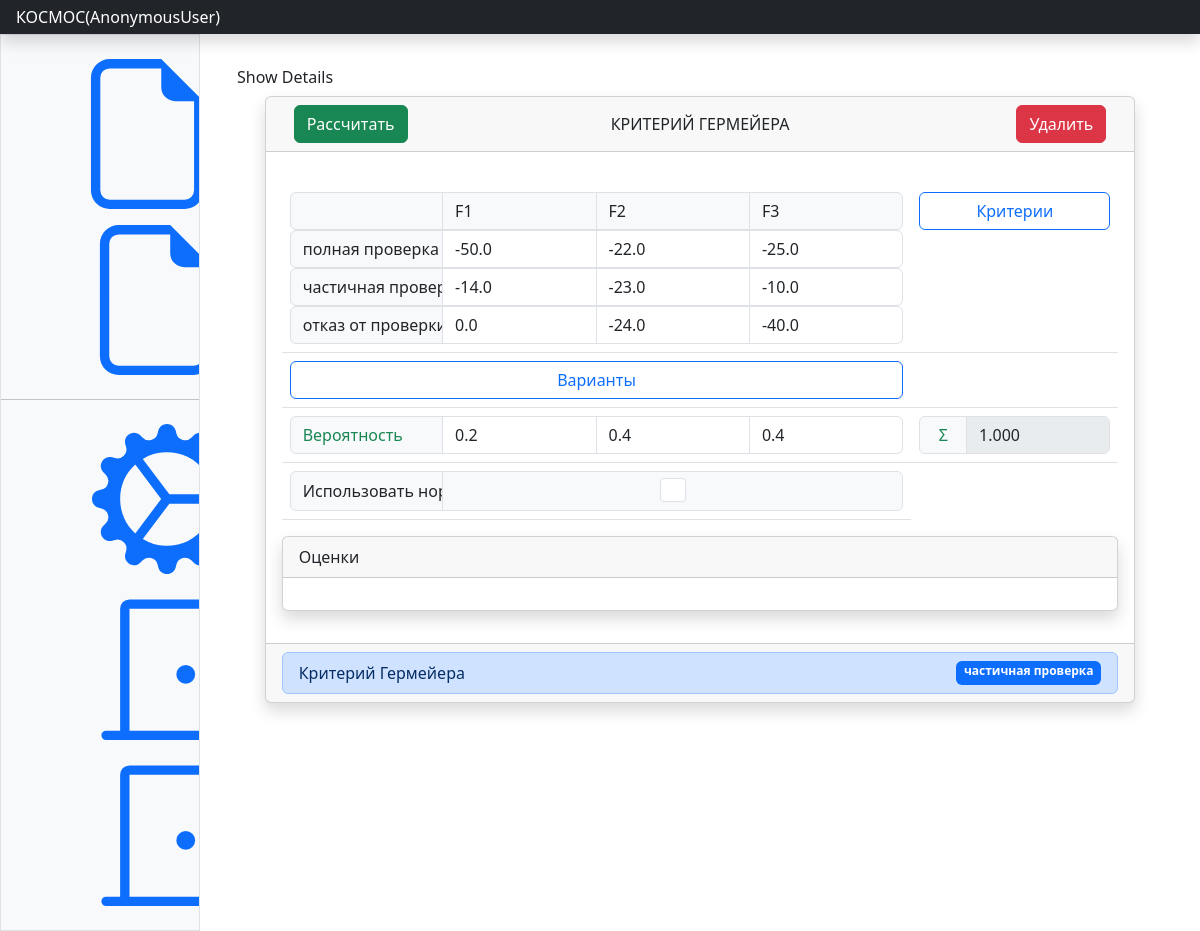
The app's page /task/62/ with its own data.
### products/models.py (models this page shows, shortened)
class Task(models.Model):
    user = models.ForeignKey(User, verbose_name='Пользователь', on_delete=models.PROTECT)
    name = models.CharField(max_length=150)
    result = models.JSONField(default=dict, blank=True)
    methods = models.ManyToManyField(Method)
    aux_params = models.JSONField(default=dict, blank=True)
    changed = models.BooleanField(default=False)
    enable_normalization = models.BooleanField(default=False)
    use_normalized = models.BooleanField(default=False)

class Criterion(models.Model):
    task = models.ForeignKey(Task, on_delete=models.CASCADE)
    name = models.CharField(max_length=100)
    name_short = models.CharField(max_length=5, blank=False)
    value = models.FloatField()
    direction_bool = models.BooleanField(default=False)
    changed = models.BooleanField(default=False)
    normalize_param_p = models.FloatField(default=0)
    normalize_param_k = models.FloatField(default=0)

class Item(models.Model):
    task = models.ForeignKey(Task, on_delete=models.CASCADE)
    name = models.CharField(max_length=100)
    name_short = models.CharField(max_length=5, blank=False)
    def __str__(self):
        return self.name

class Cell(models.Model):
    task = models.ForeignKey(Task, on_delete=models.CASCADE)
    item = models.ForeignKey(Item, on_delete=models.CASCADE)
    criterion = models.ForeignKey(Criterion, on_delete=models.CASCADE)
    value = models.FloatField()
    value_normalized = models.FloatField()
    changed = models.BooleanField(default=False)

### products/views.py (the view)
# urls.py: path('task/<int:pk>/', TaskUpdate.as_view(), name='task'),
class TaskUpdate(TaskInline, UpdateView):
    def get_context_data(self, **kwargs):
        ctx = super(TaskUpdate, self).get_context_data(**kwargs)
        task = get_object_or_404(Task, pk=self.object.pk)
        items = Item.objects.filter(task__pk=task.pk)
        criteria = Criterion.objects.filter(task__pk=task.pk)
        cells = dict()
        for item in items:
            if item not in cells.keys():
                cells[item] = dict()
            for criterion in criteria:
                try:
                    cell = Cell.objects.get(task=task, item=item, criterion=criterion)
                except Cell.DoesNotExist:
                    cell = Cell.objects.create(task=task, item=item, criterion=criterion, value=0.0, value_normalized=0.0)
                cells[item][criterion] = cell
        cells_descartes_criteria = dict()
        for criterion_i in criteria:
            if criterion_i not in cells_descartes_criteria.keys():
                cells_descartes_criteria[criterion_i] = dict()
            for criterion_j in criteria:
                cells_descartes_criteria[criterion_i][criterion_j] = CellDescartesCriterion.objects.get(task=task, id_i=criterion_i.id, id_j=criterion_j.id)
        cells_descartes_items = dict()
        criteria = Criterion.objects.filter(task=task)
        for criterion in criteria:
            if criterion not in cells_descartes_items.keys():
                cells_descartes_items[criterion] = dict()
            cells_descartes_items_inner = dict()
            for item_i in items:
                if item_i not in cells_descartes_items_inner.keys():
                    cells_descartes_items_inner[item_i] = dict()
                for item_j in items:
                    cells_descartes_items_inner[item_i][item_j] = CellDescartesItem.objects.get(task=task, criterion=criterion, id_i=item_i.id, id_j=item_j.id)
            cells_descartes_items[criterion] = cells_descartes_items_inner
        show_criterion_weight = False
        show_criterion_direction = False
        show_need_descartes_criterion = False
        show_need_descartes_item = False
        for method in task.methods.all():
            show_criterion_weight += method.need_criterion_weight
            show_criterion_direction += method.need_criterion_direction
            show_need_descartes_criterion += method.need_descartes_criterion
            show_need_descartes_item += method.need_descartes_item
            if method.need_criterion_weight:
                criteria_sum_weight = Decimal(0)
                for criterion in criteria:
                    criteria_sum_weight += Decimal(criterion.value)
                criteria_sum_weight_rounded = round(criteria_sum_weight, 3)
                if criteria_sum_weight_rounded != 1:
                    ctx['error_criteria_sum_weight'] = f'Сумма вероятностей {criteria_sum_weight_rounded} != 1'
        ctx['named_formsets'] = self.get_named_formsets()
        ctx['items'] = items
        ctx['criteria'] = criteria
        ctx['cells'] = cells
        ctx['cells_descartes_criteria'] = cells_descartes_criteria
        ctx['cells_descartes_items'] = cells_descartes_items
        ctx['can_add_criteria'] = len(Criterion.objects.filter(task=task)) < (Setting.objects.latest('id').max_criterions or SETTINGS_MAX_CRITERIONS_DEAFULT)
        ctx['can_add_items'] = len(Item.objects.filter(task=task)) < (Setting.objects.latest('id').max_items or SETTINGS_MAX_ITEMS_DEFAULT)
        ctx['show_criterion_weight'] = show_criterion_weight
        ctx['criteria_sum_weight'] = criteria_sum_weight
        ctx['criteria_sum_weight_rounded'] = criteria_sum_weight_rounded
        ctx['show_criterion_direction'] = show_criterion_direction
        ctx['show_need_descartes_criterion'] = show_need_descartes_criterion
        ctx['show_need_descartes_item'] = show_need_descartes_item
        ctx['task_result'] = task.result
        return ctx
    def get_named_formsets(self):
        post = self.request.POST or None
        files = self.request.FILES or None
        return {
            'criteria': CriterionFormSet(post, files, instance=self.object, prefix='criteria'),
            'items': ItemFormSet(post, files, instance=self.object, prefix='items'),
        }

### products/forms.py
class TaskForm(forms.ModelForm):
    class Meta:
        model = Task
        fields = ['user', 'name']
        widgets = {
            'user': forms.Select(attrs={'class': 'form-control'}),
            'name': forms.TextInput(attrs={'class': 'form-control'}),
        }

### templates/tasks/task_v4.html (shortened to what this page needs)
{% extends "main.html" %}
{% block content %}
<div class="col-md-3"><button class="btn btn-block" >Show Details</button></div>
<div class="container">
    <div class="row">
        <div class="col"></div>
        <div class="col-11">
            <div class="card rounded shadow">
                <div class="card-header">
                    <div class="container">
                        <div class="row">
                            <div class="col">
                                <a href="{% url 'products:execute' task.id %}" type="button" class="btn btn-success{% if not items or not criteria %} disabled {% endif %}">Рассчитать</a>
                            </div>
                            <div class="col-md-auto d-flex align-items-center">
                                <span>{{task.name}}</span>
                            </div>
                            <div class="col">
                                <button type="button" class="btn btn-danger float-end" data-bs-toggle="modal" data-bs-target="#staticBackdrop">
                                    Удалить
                                </button>
                            </div>
                        </div>
                    </div>
                </div>
                <div class="card-body">
                    <form id="form_update_task" action="{% url 'products:update_task_v2' task.id %}" method="post">
                        <table class="table ">
                            <tr>
                                <td>
                                    <div class="input-group flex-nowrap">
                                        {% if items and criteria %}
                                        <span class="input-group-text w-25 text-wrap"></span>
                                        {% endif %}
                                        {% for criterion in criteria %}
                                        <span class="form-control input-group-text">{{ criterion.name }}</span>
                                        {% endfor %}
                                    </div>
                                    {% for item, criterion in cells.items %}
                                    <div class="input-group flex-nowrap">
                                        <span class="input-group-text w-25">{{ item }}</span>
                                        {% for criterion, cell in criterion.items %}
                                        {% if task.use_normalized %}
                                        <input id="cell_{{ item.id }}_value_normalized"
                                               type="number"
                                               name="object-cell-{{ cell.id }}-value_normalized"
                                               class="form-control mb-0 {% if cell.changed %}text-warning{% endif %}"
                                               step="0.001"
                                               value="{{cell.value_normalized}}"
                                               onchange="this.form.submit()"/>
                                        {% else %}
                                        <input id="cell_{{ item.id }}_value"
                                               type="number"
                                               name="object-cell-{{ cell.id }}-value"
                                               class="form-control mb-0 {% if cell.changed %}text-warning{% endif %}"
                                               step="0.001"
                                               value="{{cell.value}}"
                                               onchange="this.form.submit()"/>
                                        {% endif %}
                                        {% endfor %}
                                    </div>
                                    {% endfor %}
                                </td>
                                <td>
                                    <a href="{% url 'products:add_criteria' task.id %}" type="button" class="btn btn-outline-primary d-flex justify-content-center">Критерии</a>
                                </td>
                            </tr>
                            <tr>
                                <td><a href="{% url 'products:add_items' task.id %}" type="button" class="btn btn-outline-primary d-flex justify-content-center">Варианты</a></td>
                                <td></td>
                            </tr>
                            {% if show_criterion_weight and cells.items %}
                            <tr>
                                <td>
                                    <div class="input-group flex-nowrap">
                                        <span class="input-group-text w-25 {% if error_criteria_sum_weight %}text-danger{% else %}text-success{% endif %}">Вероятность</span>
                                        {% for criterion in criteria %}
                                        <input class="form-control mb-0"
                                               id="object-criterion-{{ criterion.id }}-value"
                                               type="number"
                                               name="object-criterion-{{ criterion.id }}-value"
                                               step="0.001"
                                               value="{{criterion.value}}"
                                               onchange="this.form.submit()"/>
                                        {% endfor %}
                                    </div>
                                </td>
                                <td>
                                    <div class="input-group flex-nowrap">
                                        <span class="input-group-text w-25 d-flex justify-content-center {% if error_criteria_sum_weight %}text-danger{% else %}text-success{% endif %}">&Sigma;</span>
                                        <input class="form-control mb-0"disabled value="{{ criteria_sum_weight_rounded }}">
                                    </div>
                                </td>
                            </tr>
                            {% endif %}
                            <tr>
                                <td>
                                    <div class="input-group flex-nowrap">
                                        <span class="input-group-text w-25">Использовать нормализацию</span>
                                        <div class="d-flex justify-content-center form-control input-group-text">
                                        <input type="checkbox" role="switch"
                                               class="form-check-input mt-0 align-middle form-check"
                                               name="object-task-{{ task.id }}-use_normalized" value='True'
                                               onchange="this.form.submit()"
                                               {% if task.use_normalized %} checked {% endif %}/>
                                        </div>
                                    </div>
                                </td>
                            </tr>
                        </table>
                        <div class="card rounded shadow">
                              <div class="card-header">
                                  Оценки
                              </div>
                            <div class="card-body">
                            </div>
                        </div>
                    </form>
                </div>
                {% if task_result.items %}
                <div class="card-footer">
                    <div class="list-group">
                        {% for method, item in task_result.items %}
                        <span class="align-middle list-group-item list-group-item-action list-group-item-primary d-flex justify-content-between">
                            <div class="d-flex align-items-center">
                                {{ method }}
                            </div>
                                <span class="badge bg-primary align-middle">{{ item }}</span>
                        </span>
                        {% endfor %}
                    </div>
                </div>
                {% endif %}
            </div>
        </div>
        <div class="col"></div>
    </div>
</div>
{% endblock content %}

### records on screen
Task: name "КРИТЕРИЙ ГЕРМЕЙЕРА"
Criterion: name "F1", id "0.2"
Criterion: name "F2", id "0.4"
Criterion: name "F3", id "0.4"
Item: name "полная проверка", id "-50.0", id "-22.0", id "-25.0"
Item: name "частичная проверка", id "-14.0", id "-23.0", id "-10.0"
Item: name "отказ от проверки", id "0.0", id "-24.0", id "-40.0"

### other values on screen
{{ user }} "AnonymousUser"
{{ method }} "Критерий Гермейера"
{{ item }} "частичная проверка"
